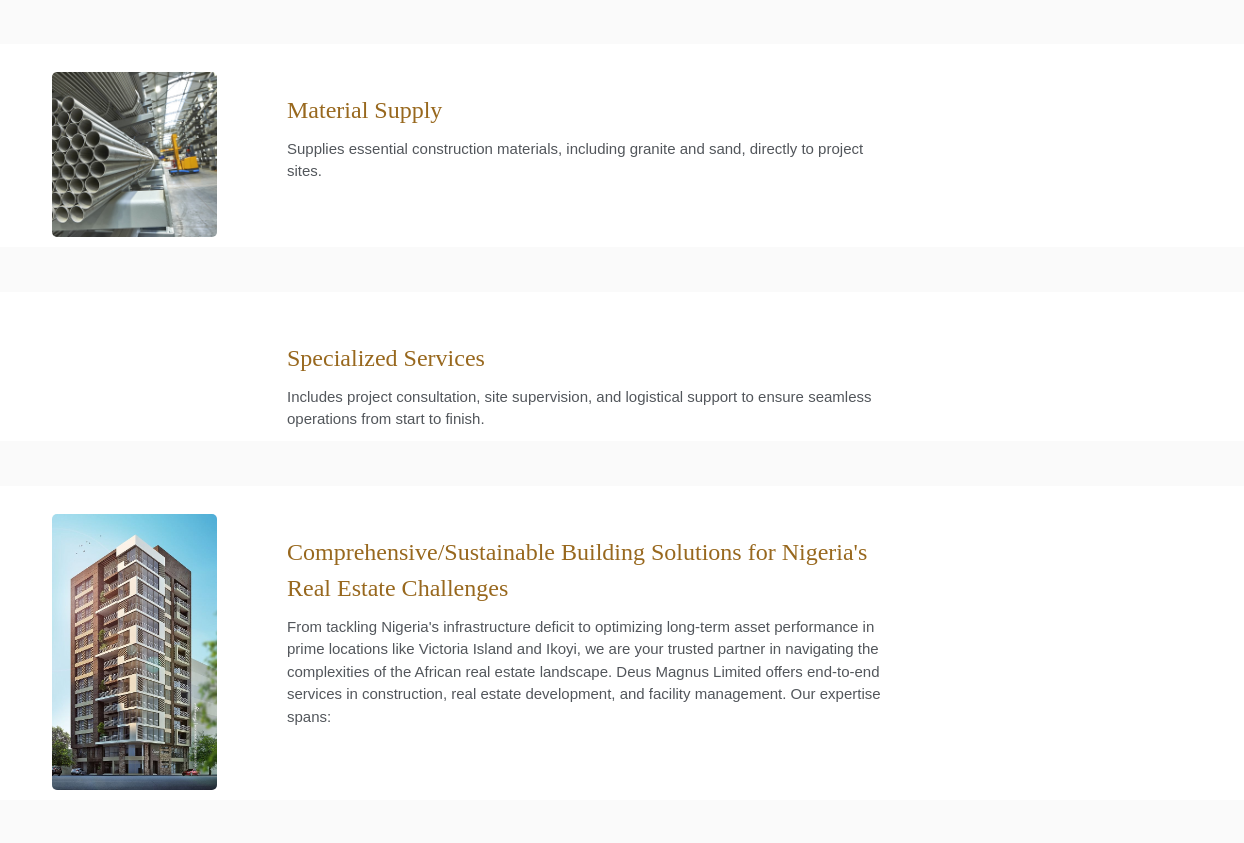
/services/ (middle part), run on an earlier commit of the app's database.
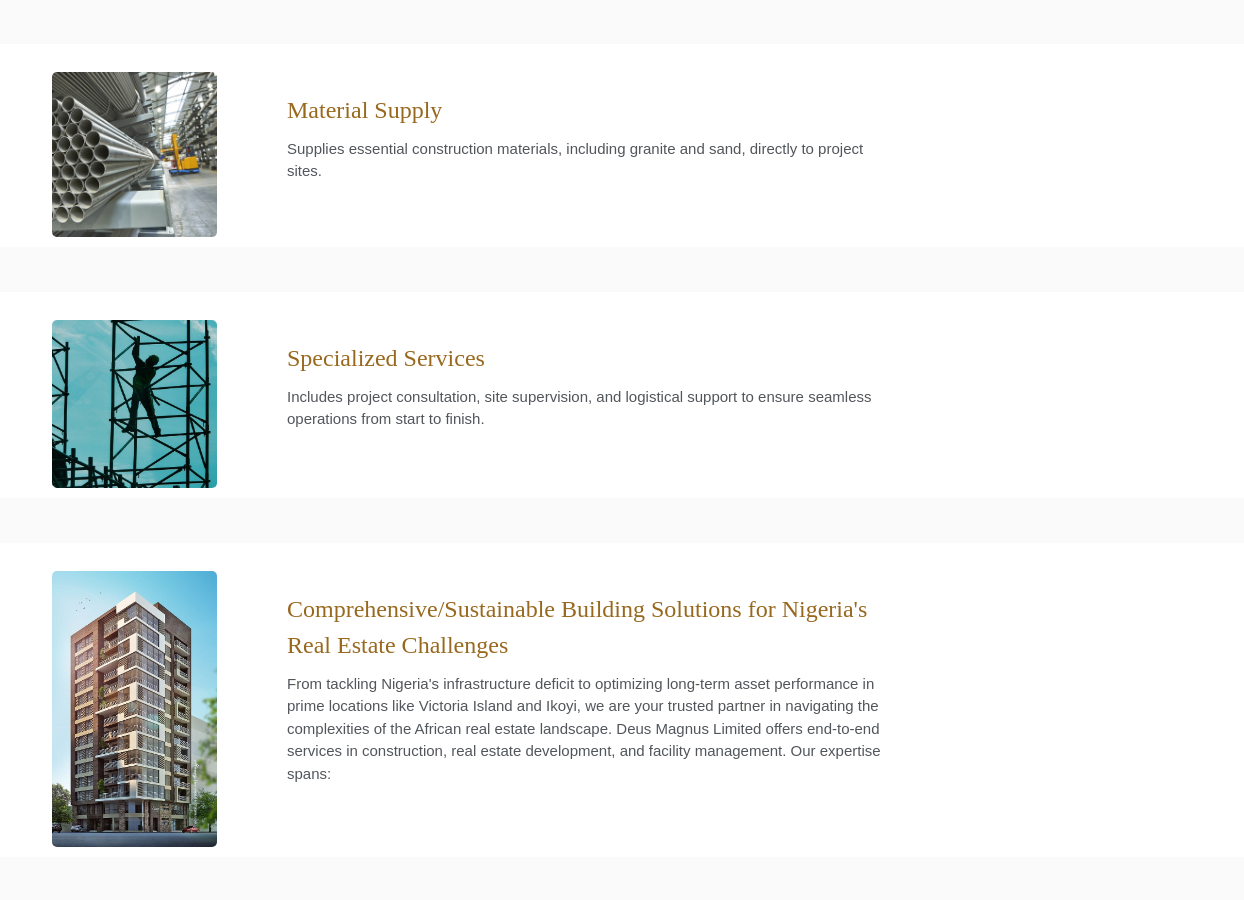
And on a later commit of the database.
### deus_magnus/models.py (models this page shows)
class MaterialSupply(models.Model):
    deus_magnus_material_p = models.ImageField(upload_to='material_p/')

class ServicesPagePicture(models.Model):
    deus_magnus_services_p = models.ImageField(upload_to='services_p/')

class SpecializedServices(models.Model):
    deus_magnus_specialized_p = models.ImageField(upload_to='specialized_p/')

### deus_magnus/views.py (the view)
# urls.py: path('services/', ServicesPage.as_view(), name='services'),
class ServicesPage(ListView):
    model = ServicesPagePicture
    template_name = 'deus_magnus/servicespage.html'
    def get_context_data(self, **kwargs):
        context = super().get_context_data(**kwargs)
        context['reals'] = RealEstatePicture.objects.all()
        context['facilitys'] = FacilityManagementPicture.objects.all()
        context['constructions'] = ConstructionPicture.objects.all()
        context['equipments'] = EquipmentHire.objects.all()
        context['booms'] = BoomPump.objects.all()
        context['concretes'] = ConcreteSupply.objects.all()
        context['materialSupplys'] = MaterialSupply.objects.all()
        context['specializeds'] = SpecializedServices.objects.all()
        return context

### templates/deus_magnus/servicespage.html (shortened to what this page needs)
{% extends "base.html" %}
{% load static %}
{% block content %}
<br>
<br><br>
<br><br>
<br><br>
<section class="section">
    <div class="container">
        <div class="row">
            <div class="col-md-2">
                {% for materialSupply in materialSupplys %}
                <div class="custom-module">
                    <img style="border-radius: 5px; "src="{{ materialSupply.deus_magnus_material_p.url }}" alt="" class="img-responsive wow slideInLeft">
                </div>
                {% endfor %}
            </div>
            <div class="col-md-7">
                <div class="custom-module p40l">
                    <h3 style="color: #98681e;font-family: Georgia;">Material Supply</h3>
                    <p>Supplies essential construction materials, including granite and sand, directly to project sites.
                    </p>
                </div>
            </div>
        </div>
    </div>
</section><br><br>
<section class="section">
    <div class="container">
        <div class="row">
            <div class="col-md-2">
                {% for specialized in specializeds %}
                <div class="custom-module">
                    <img style="border-radius: 5px; "src="{{ specialized.deus_magnus_specialized_p.url }}" alt="" class="img-responsive wow slideInLeft">
                </div>
                {% endfor %}
            </div>
            <div class="col-md-7">
                <div class="custom-module p40l">
                    <h3 style="color: #98681e;font-family: Georgia;">Specialized Services</h3>
                    <p>Includes project consultation, site supervision, and logistical support to
                        ensure seamless operations from start to finish.
                    </p>
                </div>
            </div>
        </div>
    </div>
</section><br><br>
<section class="section">
    <div class="container">
        <div class="row">
            <div class="col-md-2">
                {% for post in object_list %}
                <div class="custom-module">
                    <img style="border-radius: 5px; "src="{{ post.deus_magnus_services_p.url }}" alt="" class="img-responsive wow slideInLeft">
                </div>
                {% endfor %}
            </div>
            <div class="col-md-7">
                <div class="custom-module p40l">
                    <h3 style="color: #98681e;font-family: Georgia;">Comprehensive/Sustainable Building Solutions for Nigeria's Real Estate Challenges</h3>
                    <p>From tackling Nigeria's infrastructure deficit to optimizing long-term asset performance in prime locations like Victoria Island and Ikoyi,
                        we are your trusted partner in navigating the complexities of the African real estate landscape.
                        Deus Magnus Limited offers end-to-end services in construction, real estate development, and facility management. Our expertise spans:
                    </p>
                </div>
            </div>
        </div>
    </div>
</section><br><br>
<br><br>
<br><br>
<br><br>
{% endblock %}

What changed in the data, as far as the page shows it:
added SpecializedServices: deus_magnus_specialized_p (picture)
